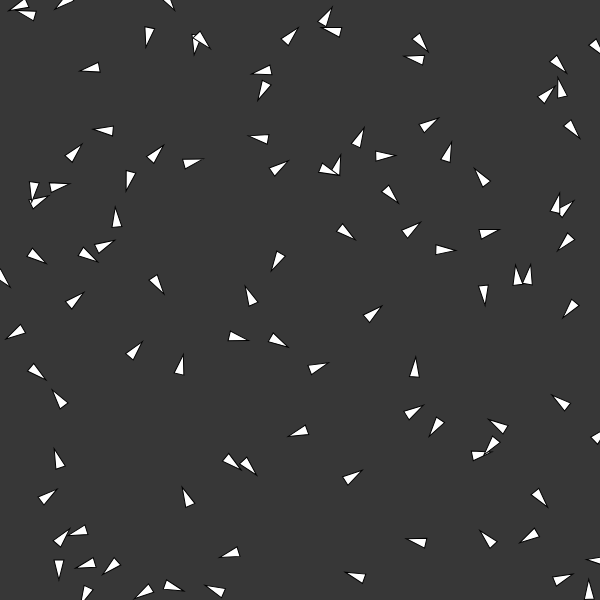
Frame 1 (no input)
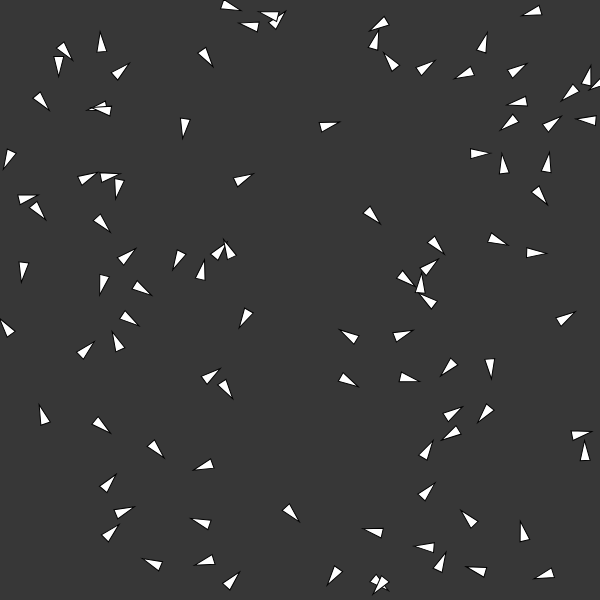
Frame 60 (no input)
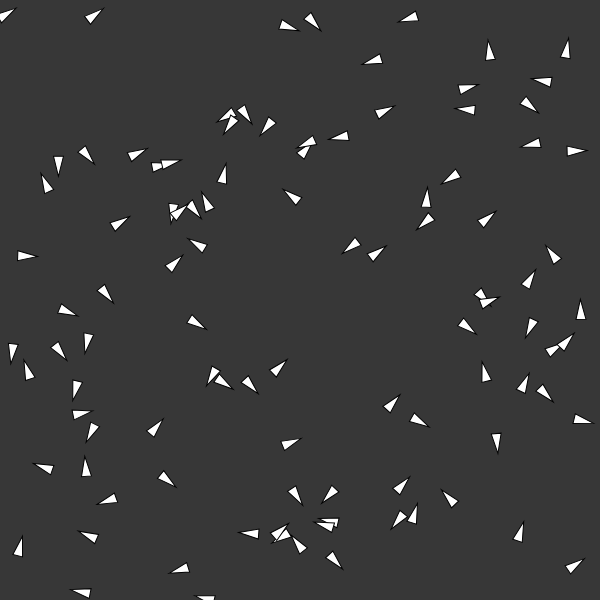
Frame 120 (the mouse pressed at the canvas centre since frame 60)

The p5.js sketch that drew these frames (run headless with seeded random() and noise() and a simulated clock; from frame 60 on, the mouse is pressed at the canvas centre):

// p5.js sketch
// ── sketch.js
class Boid {
  constructor() {
    this.pos = createVector(random(width), random(height));
    this.vel = createVector(random(3, -3), random(3, -3));
    this.acc = createVector(0, 0);
    this.maxSpeed = 5;
    this.maxForce = 0.05;
  }

  update() {
    this.vel.add(this.acc);
    this.pos.add(this.vel);
    this.acc.mult(0);
  }

  applyForce(f) {
    this.acc.add(f);
  }

  edges() {
    if (this.pos.x < 0) {
      this.pos.x = width;
    } else if (this.pos.x > width) {
      this.pos.x = 0;
    } else if (this.pos.y < 0) {
      this.pos.y = height;
    } else if (this.pos.y > height) {
      this.pos.y = 0;
    }
  }

  steer(target) {
    const desired = target
      .sub(this.pos)
      .normalize()
      .mult(this.maxSpeed);

    const steerVector = desired.sub(this.vel).limit(0.05);
    this.applyForce(steerVector);
  }

  seperate(boids) {
    const steer = createVector(0, 0);
    let count = 0;
    for (let boid of boids) {
      if (boid.pos.dist(this.pos) > 0 && boid.pos.dist(this.pos) < 30) {
        const diff = p5.Vector.sub(this.pos, boid.pos).normalize();
        steer.add(diff);
        count++;
      }
    }

    if (count > 0) {
      steer.div(count);
      steer.setMag(this.maxSpeed);
      steer.sub(this.vel).limit(this.maxForce);
    }

    return steer;
  }

  align(boids) {
    const steer = createVector(0, 0);
    let count = 0;
    for (let boid of boids) {
      if (boid.pos.dist(this.pos) > 0 && boid.pos.dist(this.pos) < 50) {
        steer.add(boid.vel);
        count++;
      }
    }

    if (count > 0) {
      steer.div(count);
      steer.setMag(this.maxSpeed);
      steer.sub(this.vel).limit(this.maxForce);
    }
    return steer;
  }

  cohese(boids) {
    const average = createVector();
    let count = 0;

    for (let boid of boids) {
      if (boid.pos.dist(this.pos) > 0 && boid.pos.dist(this.pos) < 50) {
        average.add(boid.pos);
        count++;
      }
    }

    if (count > 0) {
      average.div(count);
      const desired = average
        .sub(this.pos)
        .normalize()
        .setMag(this.maxSpeed);

      return desired.sub(this.vel).limit(0.05);
    } else {
      return average;
    }
  }

  flock(boids) {
    const separation = this.seperate(boids).mult(sepSlider.value());
    const alignment = this.align(boids).mult(alignSlider.value());
    const cohesion = this.cohese(boids).mult(coheseSlider.value());

    this.applyForce(separation);
    this.applyForce(alignment);
    this.applyForce(cohesion);
  }

  show() {
    const theta = this.vel.heading() + PI / 2;
    fill(255);
    push();
    translate(this.pos.x, this.pos.y);
    rotate(theta);
    triangle(0, -10, -5, 10, 5, 10);
    pop();
  }
}

let boids = [];
let sepSlider, coheseSlider, alignSlider;

function setup() {
  createCanvas(600, 600);
  sepSlider = createSlider(0, 5, 0, 0.1);
  alignSlider = createSlider(0, 5, 0, 0.1);
  coheseSlider = createSlider(0, 5, 0, 0.1);

  for (let i = 0; i < 100; i++) {
    boids.push(new Boid());
  }
}

function draw() {
  background(55);

  for (let boid of boids) {
    boid.flock(boids);
    boid.update();
    boid.show();
    boid.edges();
  }
}
